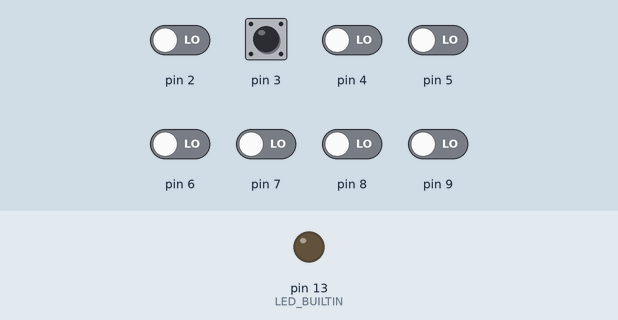
This sketch was run on a simulated Arduino Uno, built with avr-gcc and run on an emulated ATmega328P. On the bench: output pins drawn as LEDs (lit = HIGH). Dashed ring = blinking. The inputs (shaded band) are chosen by the test bench; at power-on: pin 2–9 LOW. What the sketch prints to the serial monitor is not drawn.

Above: at 1.2 s.
1.3 s: pin 3 pulsed HIGH 2 times (0.12 s each, 0.3 s apart)
At 1.65 s:
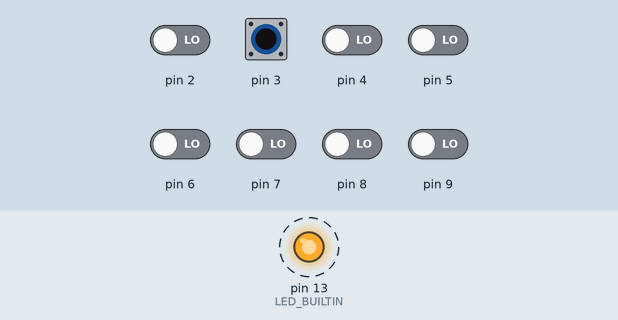
4.3 s: pin 3 pulsed HIGH 2 times (0.12 s each, 0.3 s apart)
Timing chart, 0 to 13.9 s (numbered marks = the images above; inputs shaded):
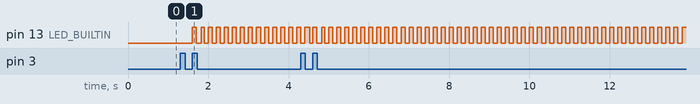

The sketch:

pwm2ibus.ino
```cpp
// Based on ppm_to_ibus_serial.ino by wdcossey

#define IBUS_FRAME_LENGTH 0x20                                  // iBus packet size (2 byte header, 14 channels x 2 bytes, 2 byte checksum)
#define IBUS_COMMAND40 0x40                                     // Command is always 0x40
#define IBUS_MAXCHANNELS 14                                     // iBus has a maximum of 14 channels

#define IBUS_DEFAULT_VALUE (uint16_t)1500
#define MAX_CHANNELS 8

volatile uint16_t channel_data[MAX_CHANNELS] = { 0 };

byte serial_buffer[IBUS_FRAME_LENGTH] = { 0 };
int buffer_index = 0;

void setup() {
  setup_pwmRead();
  pinMode(LED_BUILTIN,OUTPUT);
	Serial.begin(115200);
}

void WriteSerial() {
	uint16_t ibus_checksum = ((uint16_t)0xFFFF);

  //      Serial.println("Channel Count: " + ((String)currChannelCount));

  buffer_index = 0;

  // Write the IBus buffer length
  serial_buffer[buffer_index++] = (byte)IBUS_FRAME_LENGTH;
  // Write the IBus Command 0x40
  serial_buffer[buffer_index++] = (byte)IBUS_COMMAND40;

  // Write the IBus channel data to the buffer
  for (int i = 0; i < min(MAX_CHANNELS, IBUS_MAXCHANNELS); i++) {
    serial_buffer[buffer_index++] = (byte)(channel_data[i] & 0xFF);
    serial_buffer[buffer_index++] = (byte)((channel_data[i] >> 8) & 0xFF);
  }

  // Fill the remaining buffer channels with the default value
  if (MAX_CHANNELS < IBUS_MAXCHANNELS) {
    for (int i = 0; i < IBUS_MAXCHANNELS - MAX_CHANNELS; i++) {
      serial_buffer[buffer_index++] = (byte)(IBUS_DEFAULT_VALUE & 0xFF);
      serial_buffer[buffer_index++] = (byte)((IBUS_DEFAULT_VALUE >> 8) & 0xFF);
    }
  }

  // Calculate the IBus checksum
  for (int i = 0; i < buffer_index; i++) {
    ibus_checksum -= (uint16_t)serial_buffer[i];
  }

  // Write the IBus checksum to the buffer
  serial_buffer[buffer_index++] = (byte)(ibus_checksum & 0xFF);
  serial_buffer[buffer_index++] = (byte)((ibus_checksum >> 8) & 0xFF);

  // Write the buffer to the Serial pin
  Serial.write(serial_buffer, buffer_index);

  buffer_index = 0;
}

unsigned long tLastWriteSerial=0UL, tLastRead=0;
bool connesso=false;

void loop() {
  unsigned long t=millis();

  if (!connesso) {
  }

  if (tLastRead!=0 && t-tLastRead>100) {  //controllo disconnessione (troppo tempo dall'ultima lettura)
    if (connesso)
      Serial.println("DISCONNESSO");
    connesso=false;
    digitalWrite(LED_BUILTIN,millis()%200<100?HIGH:LOW);
  }

	if (t-tLastWriteSerial>=10) {
    tLastWriteSerial=t;
	  WriteSerial();
  }

  if (t-tLastRead>=25) {
    if(RC_avail()) {
      connesso=true;
      tLastRead=t;
      for (int i=0;i<MAX_CHANNELS;i++)
        channel_data[i]=map(1000*RC_decode(i+1),-1500,1500,800.0,2200.0);
    }
  }
}
```

Source omitted: pwmread_rcfailsafe.ino (24616 bytes)

Measured:
- after the input at 1.3 s, pin 13 (LED_BUILTIN): alternates HIGH for 0.10 s and LOW for 0.10 s, starting after 0.30 s
